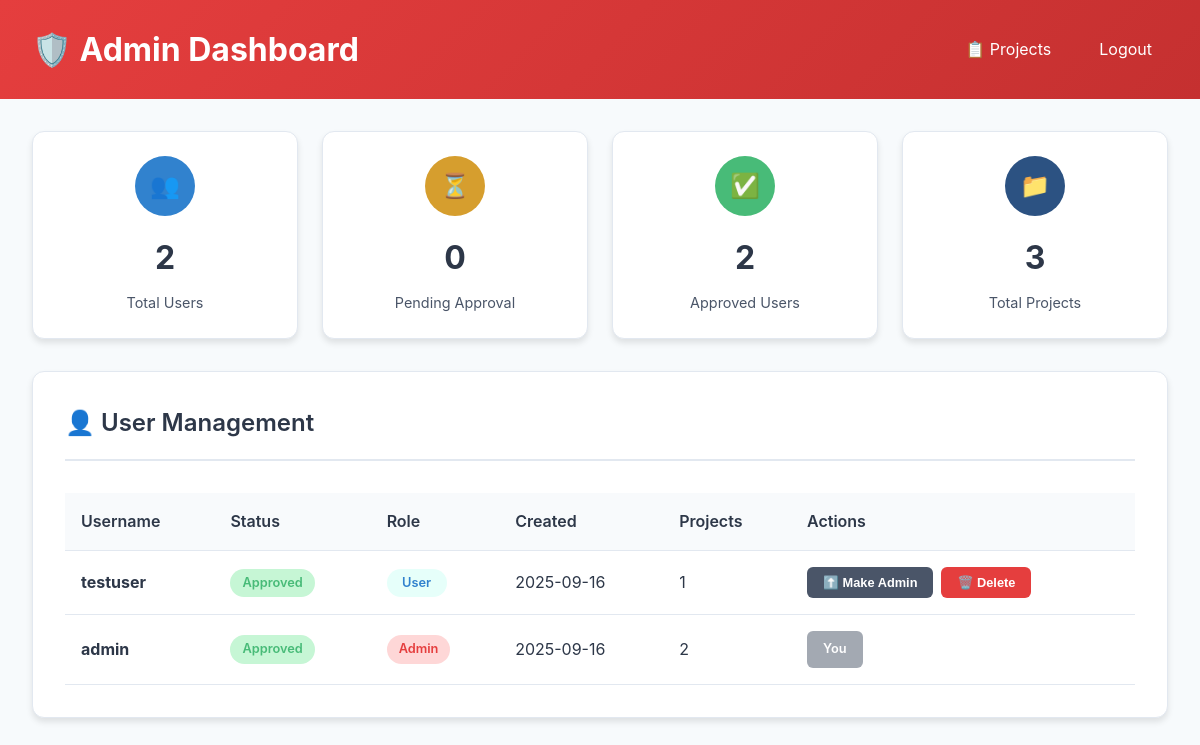
Page /admin (signed in) on the earlier database version.
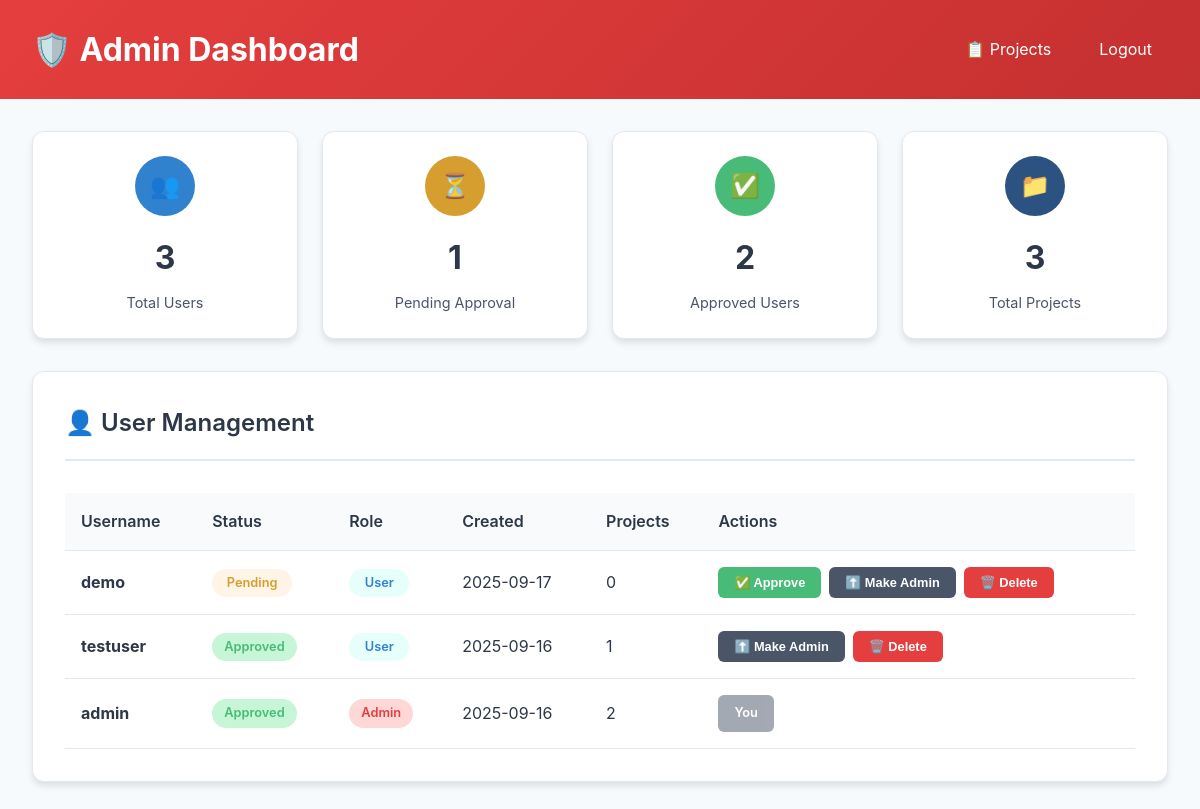
Same page on the later database version.
### app.py (models this page shows)
class User(db.Model, UserMixin):
    id = db.Column(db.Integer, primary_key=True)
    username = db.Column(db.String(80), unique=True, nullable=False)
    password = db.Column(db.String(120), nullable=False)
    is_approved = db.Column(db.Boolean, nullable=False, default=False)
    is_admin = db.Column(db.Boolean, nullable=False, default=False)
    created_at = db.Column(db.DateTime, nullable=False, default=db.func.current_timestamp())
    projects = db.relationship('Project', backref='owner', lazy=True)

### app.py (the view)
@app.route('/admin')
@login_required
@admin_required
def admin_dashboard():
    users = User.query.order_by(User.created_at.desc()).all()
    pending_users = User.query.filter_by(is_approved=False).count()
    total_users = User.query.count()
    total_projects = Project.query.count()
    stats = {
        'total_users': total_users,
        'pending_users': pending_users,
        'approved_users': total_users - pending_users,
        'total_projects': total_projects
    }
    return render_template('admin.html', users=users, stats=stats)

### app.py (called while the page is built)
@login_manager.user_loader
def load_user(user_id):
    return User.query.get(int(user_id))

def admin_required(f):
    from functools import wraps
    @wraps(f)
    def decorated_function(*args, **kwargs):
        if not current_user.is_authenticated or not current_user.is_admin:
            flash("Admin access required.", "danger")
            return redirect(url_for('project_selection'))
        return f(*args, **kwargs)
    return decorated_function

### templates/admin.html (shortened to what this page needs)
<!DOCTYPE html>
<html lang="en">
<head>
</head>
<body>
    <div class="header">
        <div class="header-content">
            <h1>🛡️ Admin Dashboard</h1>
            <div class="nav-links">
                <a href="{{ url_for('project_selection') }}">📋 Projects</a>
                <a href="{{ url_for('logout') }}">Logout</a>
            </div>
        </div>
    </div>
    <div class="container">
        <div class="stats-grid">
            <div class="stat-card">
                <div class="stat-icon users">👥</div>
                <div class="stat-number">{{ stats.total_users }}</div>
                <div class="stat-label">Total Users</div>
            </div>
            <div class="stat-card">
                <div class="stat-icon pending">⏳</div>
                <div class="stat-number">{{ stats.pending_users }}</div>
                <div class="stat-label">Pending Approval</div>
            </div>
            <div class="stat-card">
                <div class="stat-icon approved">✅</div>
                <div class="stat-number">{{ stats.approved_users }}</div>
                <div class="stat-label">Approved Users</div>
            </div>
            <div class="stat-card">
                <div class="stat-icon projects">📁</div>
                <div class="stat-number">{{ stats.total_projects }}</div>
                <div class="stat-label">Total Projects</div>
            </div>
        </div>
        <div class="users-section">
            <div class="section-header">
                <div class="section-title">
                    👤 User Management
                </div>
            </div>
            {% if users %}
                <div style="overflow-x: auto;">
                    <table class="users-table">
                        <thead>
                            <tr>
                                <th>Username</th>
                                <th>Status</th>
                                <th>Role</th>
                                <th>Created</th>
                                <th>Projects</th>
                                <th>Actions</th>
                            </tr>
                        </thead>
                        <tbody>
                            {% for user in users %}
                            <tr>
                                <td><strong>{{ user.username }}</strong></td>
                                <td>
                                    {% if user.is_approved %}
                                        <span class="status-badge status-approved">Approved</span>
                                    {% else %}
                                        <span class="status-badge status-pending">Pending</span>
                                    {% endif %}
                                </td>
                                <td>
                                    {% if user.is_admin %}
                                        <span class="role-badge role-admin">Admin</span>
                                    {% else %}
                                        <span class="role-badge role-user">User</span>
                                    {% endif %}
                                </td>
                                <td>{{ user.created_at.strftime('%Y-%m-%d') if user.created_at else 'N/A' }}</td>
                                <td>{{ user.projects|length }}</td>
                                <td>
                                    <div class="action-buttons">
                                        {% if not user.is_approved %}
                                            <form method="POST" action="{{ url_for('approve_user', user_id=user.id) }}" style="display: inline;">
                                                <button type="submit" class="btn btn-success">✅ Approve</button>
                                            </form>
                                        {% endif %}
                                        {% if user.id != current_user.id %}
                                            <form method="POST" action="{{ url_for('toggle_user_admin', user_id=user.id) }}" style="display: inline;">
                                                {% if user.is_admin %}
                                                    <button type="submit" class="btn btn-warning">⬇️ Revoke Admin</button>
                                                {% else %}
                                                    <button type="submit" class="btn btn-secondary">⬆️ Make Admin</button>
                                                {% endif %}
                                            </form>
                                            <button class="btn btn-danger" onclick="showDeleteModal({{ user.id }}, '{{ user.username }}')">
                                                🗑️ Delete
                                            </button>
                                        {% else %}
                                            <span class="btn btn-secondary" style="opacity: 0.5;">You</span>
                                        {% endif %}
                                    </div>
                                </td>
                            </tr>
                            {% endfor %}
                        </tbody>
                    </table>
                </div>
            {% else %}
                <div class="empty-state">
                    <h3>No Users Found</h3>
                    <p>No users have registered yet.</p>
                </div>
            {% endif %}
        </div>
    </div>
</body>
</html>

### templates/admin.html (style rules this page uses)
:root { --primary-color: #2c5282; --secondary-color: #3182ce; --success-color: #48bb78; --danger-color: #e53e3e; --warning-color: #d69e2e; --info-color: #3182ce; --background-color: #f7fafc; --white: #ffffff; --text-primary: #2d3748; --text-secondary: #4a5568; --border-color: #e2e8f0; --shadow: 0 4px 6px rgba(0, 0, 0, 0.1); --shadow-hover: 0 8px 15px rgba(0, 0, 0, 0.15); }
* { margin: 0; padding: 0; box-sizing: border-box; }
body { font-family: -apple-system, BlinkMacSystemFont, "Segoe UI", Roboto, "Helvetica Neue", Arial, sans-serif; background-color: var(--background-color); color: var(--text-primary); line-height: 1.6; min-height: 100vh; }
.header { background: linear-gradient(135deg, var(--danger-color), #c53030); color: var(--white); padding: 1.5rem 0; }
.header-content { max-width: 1200px; margin: 0 auto; padding: 0 2rem; display: flex; justify-content: space-between; align-items: center; }
.header h1 { font-size: 2rem; font-weight: 700; display: flex; align-items: center; gap: 0.5rem; }
.nav-links { display: flex; gap: 1rem; align-items: center; }
.nav-links a { color: var(--white); text-decoration: none; padding: 0.5rem 1rem; border-radius: 6px; transition: background 0.3s ease; }
.container { max-width: 1200px; margin: 0 auto; padding: 2rem; }
.stats-grid { display: grid; grid-template-columns: repeat(auto-fit, minmax(250px, 1fr)); gap: 1.5rem; margin-bottom: 2rem; }
.stat-card { background: var(--white); border-radius: 12px; padding: 1.5rem; box-shadow: var(--shadow); border: 1px solid var(--border-color); text-align: center; }
.stat-icon { width: 60px; height: 60px; border-radius: 50%; display: flex; align-items: center; justify-content: center; margin: 0 auto 1rem; font-size: 1.5rem; font-weight: bold; color: var(--white); }
.stat-icon.users { background: var(--info-color); }
.stat-icon.pending { background: var(--warning-color); }
.stat-icon.approved { background: var(--success-color); }
.stat-icon.projects { background: var(--primary-color); }
.stat-number { font-size: 2rem; font-weight: 700; color: var(--text-primary); margin-bottom: 0.5rem; }
.stat-label { color: var(--text-secondary); font-size: 0.9rem; }
.users-section { background: var(--white); border-radius: 12px; padding: 2rem; box-shadow: var(--shadow); border: 1px solid var(--border-color); }
.section-header { display: flex; justify-content: space-between; align-items: center; margin-bottom: 2rem; padding-bottom: 1rem; border-bottom: 2px solid var(--border-color); }
.section-title { font-size: 1.5rem; font-weight: 600; color: var(--text-primary); display: flex; align-items: center; gap: 0.5rem; }
.users-table { width: 100%; border-collapse: collapse; }
.users-table th, .users-table td { padding: 1rem; text-align: left; border-bottom: 1px solid var(--border-color); }
.users-table th { background: #f8fafc; font-weight: 600; color: var(--text-primary); }
.status-badge { padding: 0.25rem 0.75rem; border-radius: 20px; font-size: 0.8rem; font-weight: 600; text-align: center; display: inline-block; min-width: 80px; }
.status-approved { background: #c6f6d5; color: var(--success-color); }
.status-pending { background: #fef5e7; color: var(--warning-color); }
.role-badge { padding: 0.25rem 0.75rem; border-radius: 20px; font-size: 0.8rem; font-weight: 600; text-align: center; display: inline-block; min-width: 60px; }
.role-admin { background: #fed7d7; color: var(--danger-color); }
.role-user { background: #e6fffa; color: var(--info-color); }
.action-buttons { display: flex; gap: 0.5rem; flex-wrap: wrap; }
.btn { padding: 0.5rem 1rem; border: none; border-radius: 6px; font-size: 0.8rem; font-weight: 600; cursor: pointer; transition: all 0.2s ease; text-decoration: none; display: inline-block; text-align: center; }
.btn-success { background: var(--success-color); color: var(--white); }
.btn-danger { background: var(--danger-color); color: var(--white); }
.btn-secondary { background: var(--text-secondary); color: var(--white); }

Differences in the rows shown:
added User: username "demo", is_approved "Pending", is_admin "User", created_at "2025-09-17", projects|length "0"
Other differences:
{{ stats.total_users }}: "2" → "3"
{{ stats.pending_users }}: "0" → "1"
